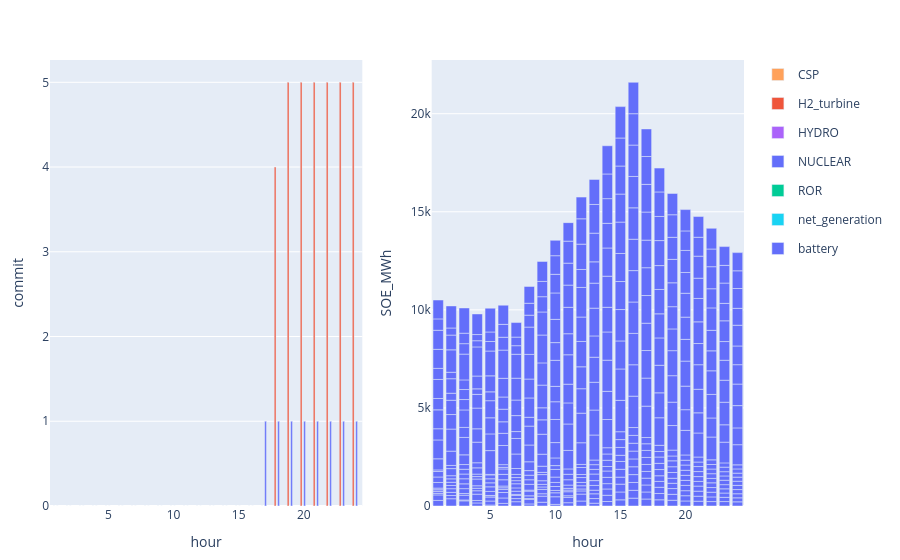

The code cell stored with this chart in its notebook:
### Code cell
to_plot = commit_ed[(commit_ed.configuration .== config_) .&  (commit_ed.day .== day_) .&  (commit_ed.iteration .== iteration_),:] 
p1 = plot(to_plot, x = :hour, y = :commit,  kind = "bar", color = :resource, stackgroup = 1) #Layout(barmode="stack"))

to_plot = s_ed.storage[(s_ed.storage.configuration .== config_) .&  (s_ed.storage.day .== day_) .&  (s_ed.storage.iteration .== iteration_),:]
p2 = plot(to_plot, x = :hour , y = :SOE_MWh, color = :resource, kind = "bar", Layout(barmode="stack")) 
[p1 p2]

### Figure 1 — Plotly figure (JSON) as saved in the notebook; plotly's stock layout.template omitted (floating-point values rounded to 4 significant figures; data arrays with more than 128 entries replaced by an {"elided": "..."} marker saying what was removed)
{"data": [{"legendgroup": "CSP", "marker": {"color": "#FFA15A"}, "name": "CSP", "showlegend": true, "stackgroup": 1, "type": "bar", "x": [1, 2, 3, 4, 5, 6, 7, 8, 9, 10, 11, 12, 13, 14, 15, 16, 17, 18, 19, 20, 21, 22, 23, 24], "xaxis": "x1", "y": [null, null, null, null, null, null, null, null, null, null, null, null, null, null, null, null, null, null, null, null, null, null, null, null], "yaxis": "y1"}, {"legendgroup": "H2_turbine", "marker": {"color": "#EF553B"}, "name": "H2_turbine", "showlegend": true, "stackgroup": 1, "type": "bar", "x": [1, 2, 3, 4, 5, 6, 7, 8, 9, 10, 11, 12, 13, 14, 15, 16, 17, 18, 19, 20, 21, 22, 23, 24], "xaxis": "x1", "y": [0, 0, 0, 0, 0, 0, 0, 0, 0, 0, 0, 0, 0, 0, 0, 0, 0, 4, 5, 5, 5, 5, 5, 5], "yaxis": "y1"}, {"legendgroup": "HYDRO", "marker": {"color": "#ab63fa"}, "name": "HYDRO", "showlegend": true, "stackgroup": 1, "type": "bar", "x": [1, 2, 3, 4, 5, 6, 7, 8, 9, 10, 11, 12, 13, 14, 15, 16, 17, 18, 19, 20, 21, 22, 23, 24], "xaxis": "x1", "y": [null, null, null, null, null, null, null, null, null, null, null, null, null, null, null, null, null, null, null, null, null, null, null, null], "yaxis": "y1"}, {"legendgroup": "NUCLEAR", "marker": {"color": "#636efa"}, "name": "NUCLEAR", "showlegend": true, "stackgroup": 1, "type": "bar", "x": [1, 2, 3, 4, 5, 6, 7, 8, 9, 10, 11, 12, 13, 14, 15, 16, 17, 18, 19, 20, 21, 22, 23, 24], "xaxis": "x1", "y": [0, 0, 0, 0, 0, 0, 0, 0, 0, 0, 0, 0, 0, 0, 0, 0, 1, 1, 1, 1, 1, 1, 1, 1], "yaxis": "y1"}, {"legendgroup": "ROR", "marker": {"color": "#00cc96"}, "name": "ROR", "showlegend": true, "stackgroup": 1, "type": "bar", "x": [1, 2, 3, 4, 5, 6, 7, 8, 9, 10, 11, 12, 13, 14, 15, 16, 17, 18, 19, 20, 21, 22, 23, 24], "xaxis": "x1", "y": [null, null, null, null, null, null, null, null, null, null, null, null, null, null, null, null, null, null, null, null, null, null, null, null], "yaxis": "y1"}, {"legendgroup": "net_generation", "marker": {"color": "#19d3f3"}, "name": "net_generation", "showlegend": true, "stackgroup": 1, "type": "bar", "x": [1, 2, 3, 4, 5, 6, 7, 8, 9, 10, 11, 12, 13, 14, 15, 16, 17, 18, 19, 20, 21, 22, 23, 24], "xaxis": "x1", "y": [null, null, null, null, null, null, null, null, null, null, null, null, null, null, null, null, null, null, null, null, null, null, null, null], "yaxis": "y1"}, {"legendgroup": "battery", "marker": {"color": "#636efa"}, "name": "battery", "showlegend": true, "type": "bar", "x": {"elided": "504 int values"}, "xaxis": "x2", "y": {"elided": "504 float values"}, "yaxis": "y2"}], "layout": {"margin": {"b": 50, "l": 50, "r": 50, "t": 60}, "xaxis1": {"anchor": "y1", "domain": [0, 0.45], "title": {"text": "hour"}}, "xaxis2": {"anchor": "y2", "domain": [0.55, 1], "title": {"text": "hour"}}, "yaxis1": {"anchor": "x1", "domain": [0, 1], "title": {"text": "commit"}}, "yaxis2": {"anchor": "x2", "domain": [0, 1], "title": {"text": "SOE_MWh"}}}}
